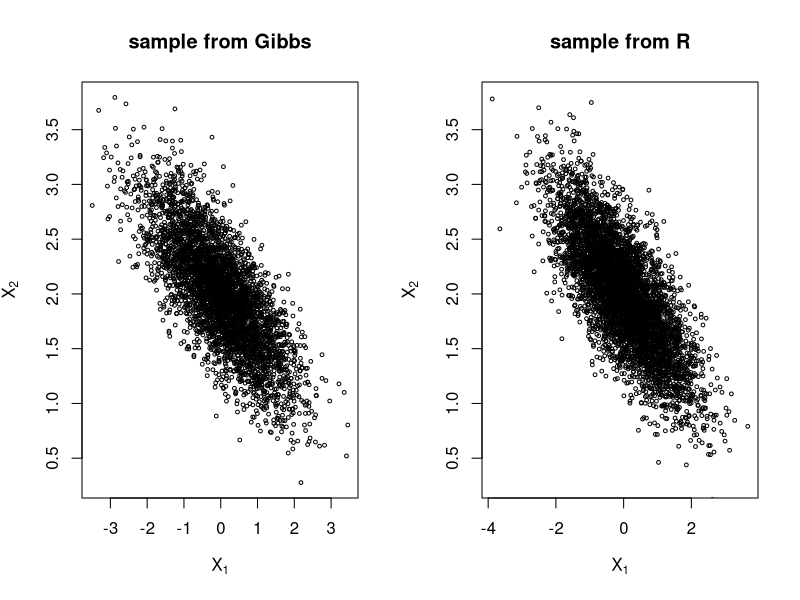
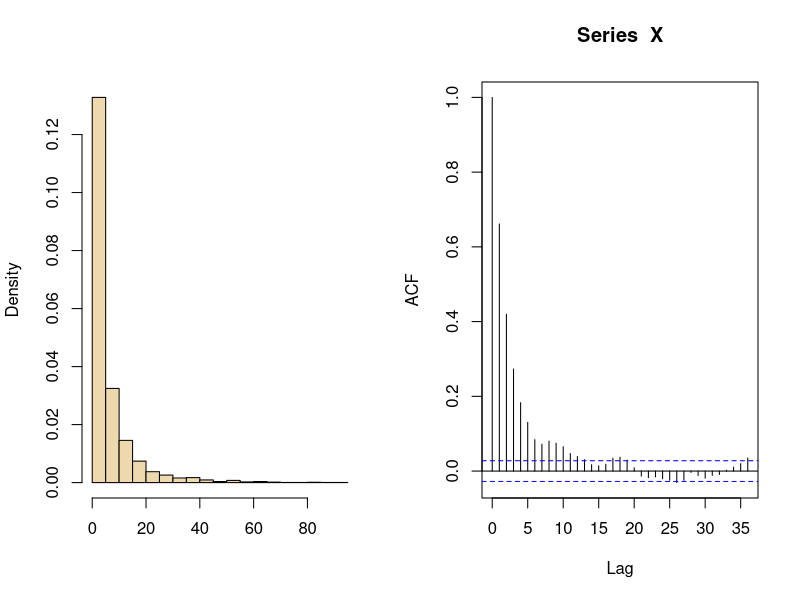
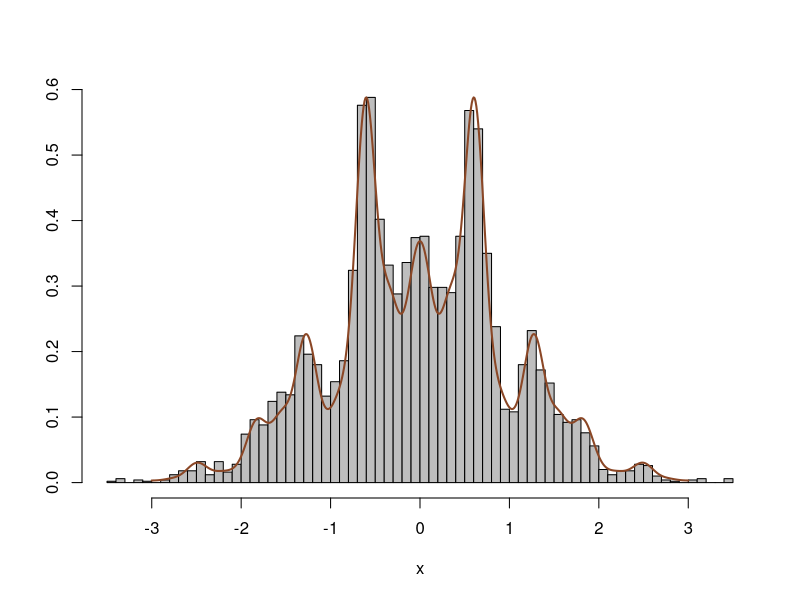

The R script that drew these images, in order:
################
# Example (Gibbs sampler: Bivariate distribution)
################
# initialize constants and parameters
N <- 5000               #length of chain
burn <- 1000            #burn-in length
X <- matrix(0, N, 2)    #the chain, a bivariate sample

rho <- -.75             #correlation
mu1 <- 0
mu2 <- 2
sigma1 <- 1
sigma2 <- .5
s1 <- sqrt(1-rho^2)*sigma1
s2 <- sqrt(1-rho^2)*sigma2

#generate the chain
X[1, ] <- c(mu1, mu2)            #initialize
for (i in 2:N) {
  x2 <- X[i-1, 2]
  m1 <- mu1 + rho * (x2 - mu2) * sigma1/sigma2
  X[i, 1] <- rnorm(1, m1, s1)
  x1 <- X[i, 1]
  m2 <- mu2 + rho * (x1 - mu1) * sigma2/sigma1
  X[i, 2] <- rnorm(1, m2, s2)
}
b <- burn + 1
x <- X[b:N, ]

# compare sample statistics to parameters
colMeans(x)
cov(x)
cor(x)

mu<-c(mu1,mu2)
Sigma<-matrix(c(sigma1^2, rho*sigma1*sigma2,rho*sigma1*sigma2,sigma2^2),2,2)
library(MASS)
z<-mvrnorm(n = N, mu, Sigma, tol = 1e-6, empirical = FALSE)

par(mfrow=c(1,2)) 
plot(x, main="sample from Gibbs", cex=.5, xlab=bquote(X[1]), ylab=bquote(X[2]), ylim=range(x[,2]))
plot(z, main="sample from R", cex=.5, xlab=bquote(X[1]), ylab=bquote(X[2]), ylim=range(x[,2]))



################
# Example (Slice sampling -- 2D slice sampler) R.C. Exercise 7.11
################

# sample from f(x)=1/2 e^{-sqrt(x)}

T=5000
f=function(x){
  1/2*exp(-sqrt(x))}

X=c(runif(1)); U=c(runif(1))
for (t in 1:T){
  U=c(U,runif(1,0,f(X[t])))
  X=c(X,runif(1,0,(log(2*U[t+1]))^2))
}

par(mfrow=c(1,2))
hist(X,prob=TRUE,col="wheat2",xlab="",main="")
acf(X)

################
# Example (Slice sampling -- generalized)
################

# Example of a 3D slice sampler
# exp -x^2/2 (1+sin^2 3x) (1+cos^4 5x)
x=rep(0,5000)
for (i in 2:5000){
  omega1=(1+sin(3*x[i-1])^2)*runif(1)
  omega2=(1+cos(5*x[i-1])^4)*runif(1)
  omega3= runif(1)*exp(-x[i-1]^2/2)
  temp=sqrt(-2*log( omega3))
  repeat{
    y=-temp+2*temp*runif(1) # proposal for x
    if ((sin(3*y)^2>omega1-1)&(cos(5*y)^4>omega2-1)) break  
  }
  x[i]=y
}

par(mfrow=c(1,1)) 
# histogram of the generated samples
hist_plot=hist(x,breaks=75,col="grey",proba=T,xlab="x",ylab="",main="",
               freq=FALSE)
labs=seq(-3,3,.01)

# To overlay the histogram with a (crude) normalized density
dense=(1+sin(3*labs)^2)*(1+cos(5*labs)^4)*exp(-labs^2/2)
dense_norm=dense*max(hist_plot$density)/max(dense)
# hist_plot$density is the estimated density value 
# (relative frequency) from histogram (returned by freq=FALSE)
lines(labs,dense_norm,col="sienna4",lwd=2)
